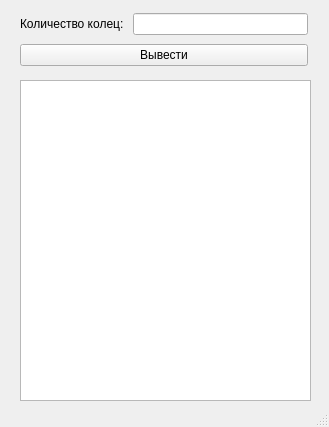
<?xml version="1.0" encoding="UTF-8"?>
<ui version="4.0">
 <class>MainWindow</class>
 <widget class="QMainWindow" name="MainWindow">
  <property name="geometry">
   <rect>
    <x>0</x>
    <y>0</y>
    <width>329</width>
    <height>427</height>
   </rect>
  </property>
  <property name="windowTitle">
   <string>MainWindow</string>
  </property>
  <widget class="QWidget" name="centralwidget">
   <widget class="QTextEdit" name="textEdit">
    <property name="geometry">
     <rect>
      <x>20</x>
      <y>80</y>
      <width>291</width>
      <height>321</height>
     </rect>
    </property>
   </widget>
   <widget class="QWidget" name="">
    <property name="geometry">
     <rect>
      <x>20</x>
      <y>10</y>
      <width>288</width>
      <height>60</height>
     </rect>
    </property>
    <layout class="QVBoxLayout" name="verticalLayout">
     <item>
      <layout class="QHBoxLayout" name="horizontalLayout">
       <item>
        <widget class="QLabel" name="label">
         <property name="text">
          <string>Количество колец: </string>
         </property>
        </widget>
       </item>
       <item>
        <widget class="QLineEdit" name="lineEdit"/>
       </item>
      </layout>
     </item>
     <item>
      <widget class="QPushButton" name="pushButton">
       <property name="text">
        <string>Вывести</string>
       </property>
      </widget>
     </item>
    </layout>
   </widget>
  </widget>
  <widget class="QMenuBar" name="menubar">
   <property name="geometry">
    <rect>
     <x>0</x>
     <y>0</y>
     <width>329</width>
     <height>22</height>
    </rect>
   </property>
  </widget>
  <widget class="QStatusBar" name="statusbar"/>
 </widget>
 <resources/>
 <connections/>
</ui>
